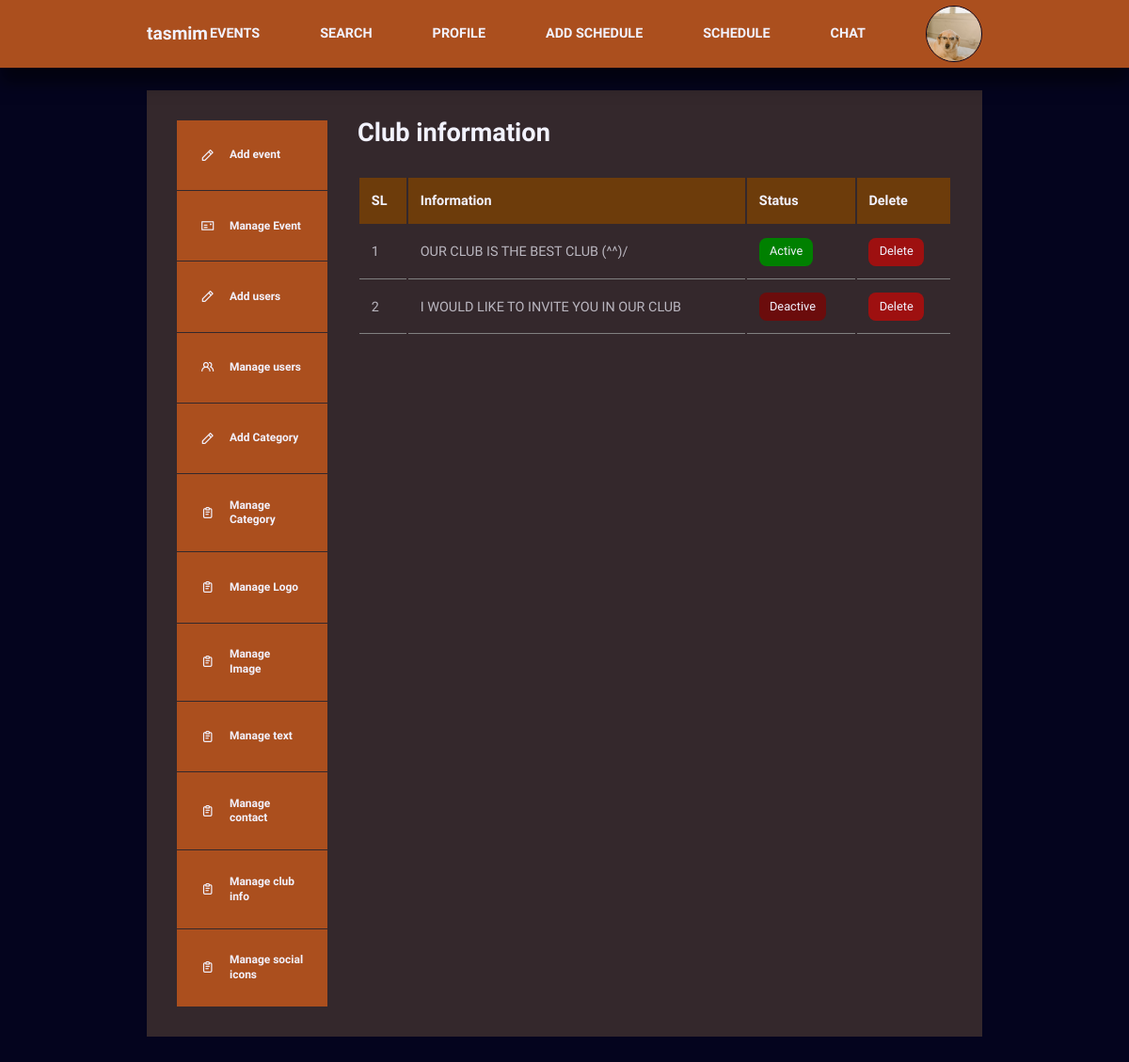
Page /about-club_dashboard.php (signed in) on the committed database.
### tables this page shows
CREATE TABLE `users` (
  `id` int(11) NOT NULL,
  `name` varchar(255) NOT NULL,
  `email` varchar(255) NOT NULL,
  `phone` bigint(255) NOT NULL,
  `password` varchar(255) NOT NULL,
  `user_type` varchar(255) NOT NULL,
  `photo` varchar(255) NOT NULL
);

CREATE TABLE `club` (
  `id` int(11) NOT NULL,
  `club` varchar(255) NOT NULL,
  `status` int(11) NOT NULL DEFAULT 0
);

### about-club_dashboard.php (the view, shortened to what this page needs)
<?php
require 'header_one.php';
require 'db.php';
$select = "SELECT * FROM club";
$select_club = mysqli_query($db_connection, $select);
?>
<section class="dashboard">
    <div class="container dashboard__container">
        <aside>
            <ul>
            <li><a href="add_events.php"><i class="uil uil-pen"></i>
                        <h5>Add event</h5>
                    </a></li>
                <li><a href="dashboard_events.php"><i class="uil uil-postcard"></i>
                        <h5>Manage Event</h5>
                    </a></li>
                <li><a href="add_user.php"><i class="uil uil-pen"></i>
                        <h5>Add users</h5>
                    </a></li>
                <li><a href="dashboard_user.php"><i class="uil uil-users-alt"></i>
                        <h5>Manage users</h5>
                    </a></li>
                <li><a href="add_category.php"><i class="uil uil-pen"></i>
                        <h5>Add Category</h5>
                    </a></li>
                <li><a href="dashboard_category.php"><i class="uil uil-clipboard-notes"></i>
                        <h5>Manage Category</h5>
                    </a></li>
                <li><a href="dashboard_logo.php"><i class="uil uil-clipboard-notes"></i>
                        <h5>Manage Logo</h5>
                    </a></li>
                    <li><a href="dashboard_image.php"><i class="uil uil-clipboard-notes"></i>
                        <h5>Manage Image</h5>
                    </a></li>
                    <li><a href="dashboard_text.php"><i class="uil uil-clipboard-notes"></i>
                        <h5>Manage text</h5>
                    </a></li>
                    <li><a href="dashboard_about.php"><i class="uil uil-clipboard-notes"></i>
                        <h5>Manage contact</h5>
                    </a></li>
                    <li><a href="about-club_dashboard.php"><i class="uil uil-clipboard-notes"></i>
                        <h5>Manage club info</h5>
                    </a></li>
                <li><a href="dashboard_social.php"><i class="uil uil-clipboard-notes"></i>
                        <h5>Manage social icons</h5>
                    </a></li>
            </ul>
        </aside>
        <main>
            <h2>Club information</h2>
            <table>
                <thead>
                    <tr>
                        <th>SL</th>
                        <th>Information</th>
                        <th>Status</th>
                        <th>Delete</th>
                    </tr>
                </thead>
                <tbody>
                    <?php foreach ($select_club as $key => $cat) { ?>
                        <tr>
                            <td><?= $key + 1 ?></td>
                            <td><?= $cat['club'] ?></td>
                            <td>
                                <a class="stn <?= ($cat['status'] == 1) ? 's1' : 's2' ?>" href="about-club_status.php?id=<?= $cat['id'] ?>">
                                    <?= ($cat['status'] == 1) ? 'Active' : 'Deactive' ?>
                                </a>
                            </td>
                            <td><a href="about-club_delete.php?id=<?= $cat['id'] ?>" class="btn danger">Delete</a></td>
                        </tr>
                    <?php } ?>
                </tbody>
            </table>
        </main>
    </div>
</section>

### header_one.php (shortened to what this page needs)
<?php
require 'db.php';
$profile_id = $_SESSION['id'];
$select_loggedin_user = "SELECT * FROM users WHERE id=$profile_id";
$select_loggedin_user_result = mysqli_query($db_connection,$select_loggedin_user);
$select_loggedin_user_result_after_assoc = mysqli_fetch_assoc($select_loggedin_user_result);
?>
<!DOCTYPE html>
<html lang="en">
<head>
    <link rel="stylesheet" href="./style2.css">
    <link rel="stylesheet" href="https://unicons.iconscout.com/release/v4.0.0/css/line.css">
</head>
<body>
 <nav>
    <div class="container nav__container">
        <a href="index.html" class="nav__logo"><?=$select_loggedin_user_result_after_assoc['name']?></a>
        <ul class="nav__items">
            <li><a href="events.php"><b>EVENTS</b></a></li>
            <li><a href="user_search.php"><b>SEARCH</b></a></li>
            <li><a href="user_profile.php"><b>PROFILE</b></a></li>
            <li><a href="schedule_form.php"><b>ADD SCHEDULE</b></a></li>
            <li><a href="schedule_dashboard.php"><b>SCHEDULE</b></a></li>
            <li><a href="chat.php?id=<?=$profile_id?>"><b>CHAT</b></a></li>
            <li class="nav__profile">
                <div class="avater">
                <?php
                    if($select_loggedin_user_result_after_assoc['photo']==null){?>
                    <img src="./images/photo.jpg">
                    <?php }else{?>
                        <img width="60px" height="60px"  src="./uploads/profile_pic/<?=$select_loggedin_user_result_after_assoc['photo'] ?>" alt="">
                    <?php }?>
                </div>
            </li>
        </ul>
    </div>
</nav>

### style2.css (style rules this page uses)
:root { --color-primary:#ab4f1e; --color-primary-light:hsl(21, 79%, 19%); --color-red:rgb(158, 16, 16); --color-red-light:hsla(4, 78%, 49%, 0.433); --color-green:#00c476; --color-green-light:rgba(223, 123, 36, 0.15); --color-gray-900:#34282C; --color-gray-700:#6d3c0b; --color-gray-300:rgba(242,242,254,0.3); --color-gray-200:rgba(242,242,254,0.7); --color-white:#f2f2fe; --color-bg:#04041e; --border:#C19A6B; --danger:#f44d16; --transition:all 1000ms ease; --container-width-lg:74%; --container-width-md:88%; --form-width:40%; --card-border-radius-1:0.3rem; --card-border-radius-2:0.5rem; --card-border-radius-3:0.8rem; --card-border-radius-4:2rem; --card-border-radius-5:5rem; }
* { margin: 0; padding: 0; outline: 0; border: 0; appearance: 0; list-style: none; text-decoration: none; box-sizing: border-box; }
body { font-family: 'Montserrat Alternates', sans-serif; line-height: 1.6; color: var(--color-gray-200); overflow-x: hidden; background: var(--color-bg); font-size: 0.9rem; }
.container { width: var(--container-width-lg); max-width: 1800px; margin-inline: auto; }
section { margin-top: 3rem; width: 100vw; }
h1,h2,h3,h4,h5 { color: var(--color-white); line-height: 1.3; }
h2 { font-size: 1.7rem; margin: 1rem 0; }
a { color: var(--color-white); transition: var(--transition); }
img { display: block; width: 100%; object-fit: cover; }
nav { background: var(--color-primary); width: 100vw; height: 4.5rem; position: fixed; top: 0; z-index: 10; box-shadow: 0 1rem 1rem rgb(0, 0, 0,0.5); }
.nav__container { height: 100%; display: flex; align-items: center; justify-content: space-between; }
.avater { width:60px; aspect-ratio: 1/1; border-radius: 50%; overflow: hidden; border: 0.1rem solid var(--color-bg); }
.nav__logo { font-weight: 600; font-size: 1.2rem; }
.nav__items { display: flex; align-items: center; gap: 4rem; }
.nav__profile { position: relative; cursor: pointer; }
.btn { display: inline-block; width: fit-content;padding: 0.6rem 1.2rem; background: var(--color-primary); border-radius: var(--card-border-radius-2); cursor: pointer; transition: var(--transition); color: var(--color-white); }
.stn { display: inline-block; width: fit-content;padding: 0.6rem 1.2rem; border-radius: var(--card-border-radius-2); cursor: pointer; transition: var(--transition); color: var(--color-white); }
.stn.s1 { padding: 0.3rem 0.7rem; font-size: 0.8rem; background: green; }
.stn.s2 { padding: 0.3rem 0.7rem; font-size: 0.8rem; background: rgb(107, 12, 12); }
.btn.danger { background: var(--color-red); padding: 0.3rem 0.7rem; font-size: 0.8rem; }
.dashboard { margin-top: 6rem; }
.dashboard__container { display: grid; grid-template-columns: 10rem auto; gap: 1rem; background: var(--color-gray-900); padding: 2rem; margin-bottom: 5rem; }
.dashboard aside a { background: var(--color-primary); display: flex; gap: 1rem; align-items: center; padding: 1.6rem; }
.dashboard aside ul li:not(:last-child) a { border-bottom: 1px solid var(--color-gray-900); }
.dashboard main { margin-left: 1rem; }
.dashboard main h2 { margin: 0 0 2rem 0; line-height: 1; }
.dashboard main table { width: 100%; text-align: left; }
.dashboard main table th { background: var(--color-gray-700); padding: 0.8rem; color: var(--color-white); }
.dashboard main table td { padding: 0.8rem; border-bottom: 1px solid gray; }

### rows in the picture
users: name "tasmim", photo (picture)
club: club "OUR CLUB IS THE BEST CLUB (^^)/", status "Active"
club: club "I WOULD LIKE TO INVITE YOU IN OUR CLUB", status "Deactive"
